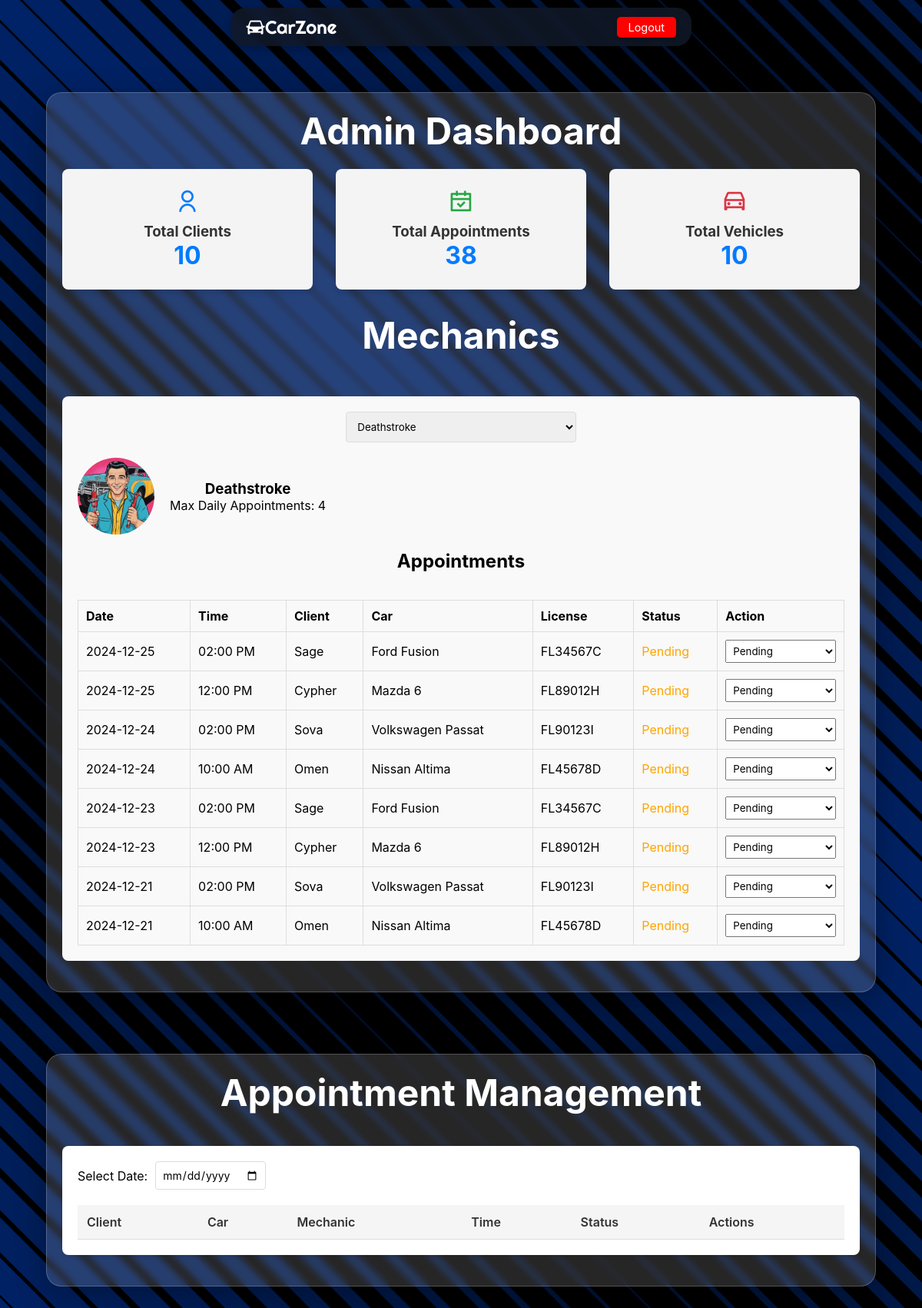
The page /admin_dashboard.php?mechanic_id=4 (signed in) on the database its author committed.
### tables this page shows
CREATE TABLE mechanics (
    mechanic_id INT PRIMARY KEY AUTO_INCREMENT,
    name VARCHAR(100) NOT NULL,
    max_daily_appointments INT DEFAULT 4,
    image_path VARCHAR(255) DEFAULT 'assets/mechanic_X.png'
);

CREATE TABLE appointments (
    appointment_id INT PRIMARY KEY AUTO_INCREMENT,
    client_id INT NOT NULL,
    car_id INT NOT NULL,
    mechanic_id INT NOT NULL,
    appointment_date DATE NOT NULL,
    time_slot TIME NOT NULL,
    appointment_status ENUM('pending', 'scheduled', 'in_progress', 'completed') DEFAULT 'pending',
    appointment_reason TEXT,
    FOREIGN KEY (client_id) REFERENCES clients(client_id),
    FOREIGN KEY (car_id) REFERENCES cars(car_id),
    FOREIGN KEY (mechanic_id) REFERENCES mechanics(mechanic_id),
    UNIQUE (client_id, appointment_date),
    UNIQUE (mechanic_id, appointment_date, time_slot)
);

CREATE TABLE clients (
    client_id INT PRIMARY KEY AUTO_INCREMENT,
    password_hash VARCHAR(255) NOT NULL,
    name VARCHAR(100) NOT NULL,
    phone VARCHAR(15) NOT NULL,
    email VARCHAR(255),
    address TEXT NOT NULL
);

CREATE TABLE cars (
    car_id INT PRIMARY KEY AUTO_INCREMENT,
    client_id INT NOT NULL,
    car_name VARCHAR(100) NOT NULL,
    license_number VARCHAR(20) NOT NULL,
    engine_number VARCHAR(20) NOT NULL,
    FOREIGN KEY (client_id) REFERENCES clients(client_id)
);

### admin_dashboard.php (the view, shortened to what this page needs)
<?php
require_once 'dbconnection.php';
function getTotalCounts($conn) {
    $counts = [];
    $result = $conn->query("SELECT COUNT(*) as total_clients FROM clients");
    $counts['total_clients'] = $result->fetch_assoc()['total_clients'];
    $result = $conn->query("SELECT COUNT(*) as total_appointments FROM appointments");
    $counts['total_appointments'] = $result->fetch_assoc()['total_appointments'];
    $result = $conn->query("SELECT COUNT(*) as total_vehicles FROM cars");
    $counts['total_vehicles'] = $result->fetch_assoc()['total_vehicles'];
    return $counts;
}
function getAllMechanics($conn) {
    $result = $conn->query("SELECT * FROM mechanics ORDER BY name");
    return $result->fetch_all(MYSQLI_ASSOC);
}
function getMechanicDetails($conn, $mechanic_id) {
    $stmt = $conn->prepare("SELECT * FROM mechanics WHERE mechanic_id = ?");
    $stmt->bind_param("i", $mechanic_id);
    $stmt->execute();
    return $stmt->get_result()->fetch_assoc();
}
function getMechanicAppointments($conn, $mechanic_id) {
    $stmt = $conn->prepare("
        SELECT a.*, c.name AS client_name, car.car_name, car.license_number
        FROM appointments a
        JOIN clients c ON a.client_id = c.client_id
        JOIN cars car ON a.car_id = car.car_id
        WHERE a.mechanic_id = ?
        ORDER BY a.appointment_date DESC
    ");
    $stmt->bind_param("i", $mechanic_id);
    $stmt->execute();
    return $stmt->get_result()->fetch_all(MYSQLI_ASSOC);
}
$dashboardCounts = getTotalCounts($conn);
$mechanics = getAllMechanics($conn);
$selectedMechanicDetails = null;
$selectedMechanicAppointments = [];
if (isset($_GET['mechanic_id'])) {
    $selectedMechanicDetails = getMechanicDetails($conn, $_GET['mechanic_id']);
    $selectedMechanicAppointments = getMechanicAppointments($conn, $_GET['mechanic_id']);
}
?>
<!DOCTYPE html>
<html lang="en">
<head>
    <link rel="stylesheet" href="css/admin_dcss.css">
    <link href="https://cdn.jsdelivr.net/npm/remixicon@4.5.0/fonts/remixicon.css" rel="stylesheet"/>
</head>
<body>
    <div class="navbar">
        <h1><i class="ri-roadster-fill"></i>CarZone</h1>
        <div class="nav-content">
            <a href="admin_login.php" class="login-btn">Logout</a>
        </div>
    </div>
    <div class="app_container">
        <h1>Admin Dashboard</h1>
        <div class="dashboard-grid">
            <div class="dashboard-card">
                <i class="ri-user-line" style="font-size: 2em; color: #007bff;"></i>
                <h3>Total Clients</h3>
                <div class="count"><?php echo $dashboardCounts['total_clients']; ?></div>
            </div>
            <div class="dashboard-card">
                <i class="ri-calendar-check-line" style="font-size: 2em; color: #28a745;"></i>
                <h3>Total Appointments</h3>
                <div class="count"><?php echo $dashboardCounts['total_appointments']; ?></div>
            </div>
            <div class="dashboard-card">
                <i class="ri-car-line" style="font-size: 2em; color: #dc3545;"></i>
                <h3>Total Vehicles</h3>
                <div class="count"><?php echo $dashboardCounts['total_vehicles']; ?></div>
            </div>
        </div>
        <h1 style="color:white">Mechanics</h1>
        <div class="mechanics-section">
            <form method="get">
                <select name="mechanic_id" class="mechanics-dropdown" onchange="this.form.submit()">
                    <?php foreach($mechanics as $mechanic): ?>
                        <option value="<?php echo $mechanic['mechanic_id']; ?>"
                            <?php echo (isset($_GET['mechanic_id']) && $_GET['mechanic_id'] == $mechanic['mechanic_id']) ? 'selected' : ''; ?>>
                            <?php echo htmlspecialchars($mechanic['name']); ?>
                        </option>
                    <?php endforeach; ?>
                </select>
            </form>
            <?php if ($selectedMechanicDetails): ?>
                <div class="mechanic-details">
                    <img src="<?php echo htmlspecialchars($selectedMechanicDetails['image_path']); ?>"
                         alt="<?php echo htmlspecialchars($selectedMechanicDetails['name']); ?>">
                    <div>
                        <h3><?php echo htmlspecialchars($selectedMechanicDetails['name']); ?></h3>
                        <p>Max Daily Appointments: <?php echo $selectedMechanicDetails['max_daily_appointments']; ?></p>
                    </div>
                </div>
                <h2>Appointments</h2>
                <br>
                <table class="appointments-table">
                    <thead>
                        <tr>
                            <th>Date</th>
                            <th>Time</th>
                            <th>Client</th>
                            <th>Car</th>
                            <th>License</th>
                            <th>Status</th>
                            <th>Action</th>
                        </tr>
                    </thead>
                    <tbody>
                        <?php foreach($selectedMechanicAppointments as $appointment): ?>
                        <tr>
                            <td><?php echo htmlspecialchars($appointment['appointment_date']); ?></td>
                            <td><?php echo date('h:i A', strtotime($appointment['time_slot'])); ?></td>
                            <td><?php echo htmlspecialchars($appointment['client_name']); ?></td>
                            <td><?php echo htmlspecialchars($appointment['car_name']); ?></td>
                            <td><?php echo htmlspecialchars($appointment['license_number']); ?></td>
                            <td class="status-<?php echo htmlspecialchars($appointment['appointment_status']); ?>">
                                <?php echo htmlspecialchars(ucfirst(str_replace('_', ' ', $appointment['appointment_status']))); ?>
                            </td>
                            <td>
                                <form method="post">
                                    <select name="appointment_status" class="status-dropdown" onchange="this.form.submit()">
                                        <option value="pending" <?php echo $appointment['appointment_status'] == 'pending' ? 'selected' : ''; ?>>Pending</option>
                                    </select>
                                </form>
                            </td>
                        </tr>
                        <?php endforeach; ?>
                    </tbody>
                </table>
            <?php endif; ?>
        </div>
    </div>
    <div class="app2_container">
        <h1 style="color:white;">Appointment Management</h1>
        <div class="appointment-section">
            <form class="date-selector">
                <label>Select Date:</label>
                <input type="date" name="date"
                       value="<?php echo isset($_GET['date']) ? $_GET['date'] : '';  ?>"
                       onchange="this.form.submit()">
            </form>
            <div class="appointments-container">
                <table class="daily-appointments-table">
                    <thead>
                        <tr>
                            <th>Client</th>
                            <th>Car</th>
                            <th>Mechanic</th>
                            <th>Time</th>
                            <th>Status</th>
                            <th>Actions</th>
                        </tr>
                    </thead>
                </table>
            </div>
           </div>
           </div>
</body>
</html>

### css/admin_dcss.css (style rules this page uses)
* { margin: 0; padding: 0; box-sizing: border-box; font-family: -apple-system, BlinkMacSystemFont, "Segoe UI", Roboto, sans-serif; }
body { display: flex; flex-direction: column; align-items: center; justify-content: flex-start; min-height: 100vh; background-color: #000; background-size: cover; background-attachment: fixed; padding-top: 80px; scroll-behavior: smooth; }
h1 { font-size: 3rem; color: #fff; }
.status-pending { color: orange; }
.navbar { color: whitesmoke; position: fixed; top: 10px; left: 50%; transform: translateX(-50%); width: 50%; display: flex; align-items: center; justify-content: space-between; padding: 10px 20px; background-color: rgba(17, 25, 40, 0.85); backdrop-filter: blur(5px); border-radius: 20px; box-shadow: 0 4px 10px rgba(0, 0, 0, 0.2); z-index: 1000; }
.navbar h1 { font-size: 1.5rem; color: #fff; font-family: "Righteous", sans-serif; font-weight: 400; font-style: normal; }
.nav-content a { padding: 5px 15px; color: #fff; text-decoration: none; background-color: #ff0000; border-radius: 5px; font-size: 0.9rem; box-shadow: 0 2px 4px rgba(0, 0, 0, 0.2); transition: background-color 0.3s ease; }
.app_container, .app2_container { display: flex; flex-direction: column; justify-content: center; align-items: center; width: 90%; max-width: 1400px; margin: 5vh 0; padding: 20px; border-radius: 20px; background: rgba(255, 255, 255, 0.15); box-shadow: 0 10px 40px rgba(0, 0, 0, 0.3); backdrop-filter: blur(4px); -webkit-backdrop-filter: blur(4px); border: 1px solid rgba(255, 255, 255, 0.2); text-align: center; }
.app_container > *, .app2_container > * { margin-bottom: 20px; width: 100%; }
.dashboard-grid { display: grid; grid-template-columns: repeat(3, 1fr); gap: 30px; margin-bottom: 30px; }
.dashboard-card { background-color: #f4f4f4; border-radius: 8px; padding: 25px; text-align: center; box-shadow: 0 4px 6px rgba(0, 0, 0, 0.1); }
.dashboard-card h3 { margin-top: 10px; color: #333; }
.dashboard-card .count { font-size: 2em; font-weight: bold; color: #007bff; }
.mechanics-section { margin-top: 30px; background-color: #f9f9f9; padding: 20px; border-radius: 8px; }
.mechanics-section h2 { margin-bottom: 2vh; }
.mechanics-dropdown { width: 30%; padding: 10px; margin-bottom: 20px; border: 1px solid #ddd; border-radius: 4px; }
.mechanic-details { display: flex; align-items: center; margin-bottom: 20px; }
.mechanic-details img { width: 100px; height: 100px; border-radius: 50%; margin-right: 20px; object-fit: cover; }
.appointments-table { width: 100%; border-collapse: collapse; }
.appointments-table th, .appointments-table td { border: 1px solid #ddd; padding: 10px; text-align: left; }
.status-dropdown { width: 100%; padding: 5px; }
.appointment-section { padding: 20px; background: #fff; border-radius: 8px; box-shadow: 0 2px 4px rgba(0, 0, 0, 0.1); margin-top: 20px; }
.date-selector { margin-bottom: 20px; display: flex; align-items: center; gap: 10px; }
.date-selector input[type="date"] { padding: 8px; border: 1px solid #ddd; border-radius: 4px; font-size: 14px; }
.daily-appointments-table { width: 100%; border-collapse: collapse; margin-top: 20px; }
.daily-appointments-table th, .daily-appointments-table td { padding: 12px; text-align: left; border-bottom: 1px solid #ddd; }
.daily-appointments-table th { background-color: #f5f5f5; font-weight: 600; color: #333; }

### rows shown on the page
mechanics: image_path (picture), name "Deathstroke", max_daily_appointments "4"
appointments: appointment_date "2024-12-25", time_slot "02:00 PM", client.name "Sage", car.car_name "Ford Fusion", car.license_number "FL34567C", appointment_status "Pending"
appointments: appointment_date "2024-12-25", time_slot "12:00 PM", client.name "Cypher", car.car_name "Mazda 6", car.license_number "FL89012H", appointment_status "Pending"
appointments: appointment_date "2024-12-24", time_slot "02:00 PM", client.name "Sova", car.car_name "Volkswagen Passat", car.license_number "FL90123I", appointment_status "Pending"
appointments: appointment_date "2024-12-24", time_slot "10:00 AM", client.name "Omen", car.car_name "Nissan Altima", car.license_number "FL45678D", appointment_status "Pending"
appointments: appointment_date "2024-12-23", time_slot "02:00 PM", client.name "Sage", car.car_name "Ford Fusion", car.license_number "FL34567C", appointment_status "Pending"
appointments: appointment_date "2024-12-23", time_slot "12:00 PM", client.name "Cypher", car.car_name "Mazda 6", car.license_number "FL89012H", appointment_status "Pending"
appointments: appointment_date "2024-12-21", time_slot "02:00 PM", client.name "Sova", car.car_name "Volkswagen Passat", car.license_number "FL90123I", appointment_status "Pending"
appointments: appointment_date "2024-12-21", time_slot "10:00 AM", client.name "Omen", car.car_name "Nissan Altima", car.license_number "FL45678D", appointment_status "Pending"

### other values the page prints
$dashboardCounts['total_clients'] "10"
$dashboardCounts['total_appointments'] "38"
$dashboardCounts['total_vehicles'] "10"
form field mechanic_id "Deathstroke"
